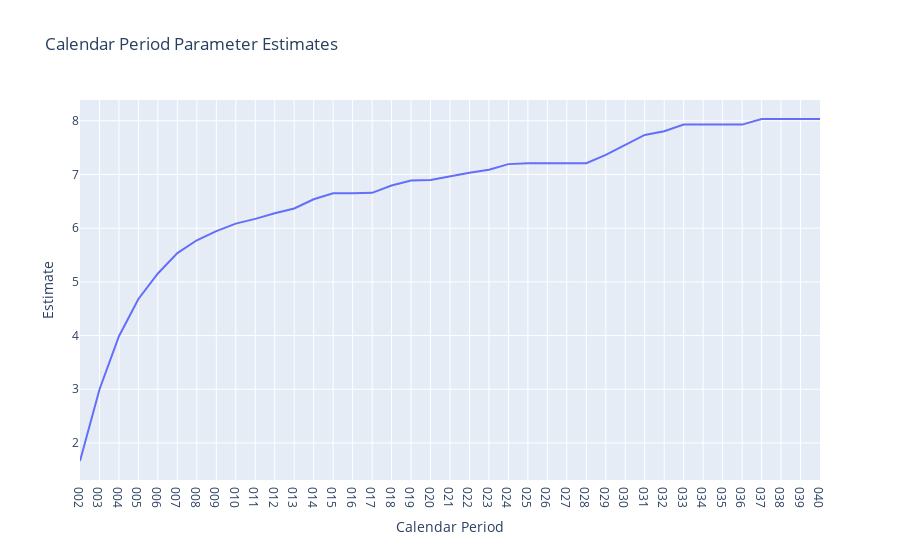

Source (notebook cell):
### Code cell
rky.icrfs._SingleTrendPlot('calendar', trend=True, less_than=40)

### Figure 1 — Plotly figure (JSON) as saved in the notebook; plotly's stock layout.template omitted (floating-point values rounded to 4 significant figures)
{"data": [{"hovertemplate": "Calendar Period=%{x}<br>Estimate=%{y}<extra></extra>", "legendgroup": "", "line": {"color": "#636efa", "dash": "solid"}, "marker": {"symbol": "circle"}, "mode": "lines", "name": "", "orientation": "v", "showlegend": false, "type": "scatter", "x": ["002", "003", "004", "005", "006", "007", "008", "009", "010", "011", "012", "013", "014", "015", "016", "017", "018", "019", "020", "021", "022", "023", "024", "025", "026", "027", "028", "029", "030", "031", "032", "033", "034", "035", "036", "037", "038", "039", "040"], "xaxis": "x", "y": [1.663, 2.994, 3.988, 4.682, 5.157, 5.535, 5.774, 5.945, 6.084, 6.173, 6.279, 6.368, 6.538, 6.65, 6.65, 6.659, 6.795, 6.886, 6.897, 6.97, 7.031, 7.088, 7.193, 7.21, 7.21, 7.21, 7.21, 7.367, 7.56, 7.737, 7.807, 7.93, 7.93, 7.93, 7.93, 8.034, 8.034, 8.034, 8.034], "yaxis": "y"}], "layout": {"legend": {"tracegroupgap": 0}, "showlegend": false, "title": {"text": "Calendar Period Parameter Estimates"}, "xaxis": {"anchor": "y", "domain": [0, 1], "title": {"text": "Calendar Period"}}, "yaxis": {"anchor": "x", "domain": [0, 1], "title": {"text": "Estimate"}}}}
